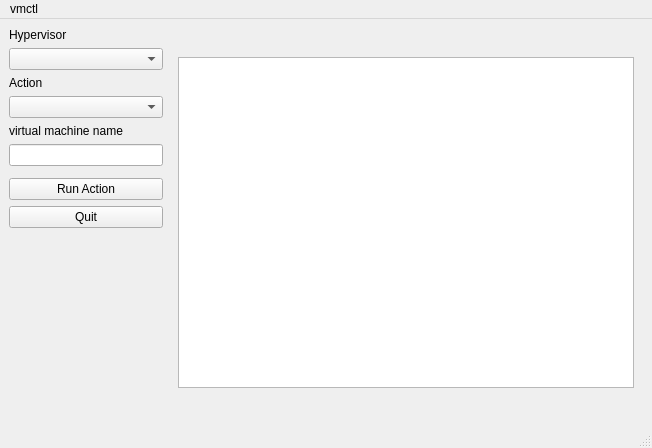
<?xml version="1.0" encoding="UTF-8"?>
<ui version="4.0">
 <class>MainWindow</class>
 <widget class="QMainWindow" name="MainWindow">
  <property name="geometry">
   <rect>
    <x>0</x>
    <y>0</y>
    <width>652</width>
    <height>448</height>
   </rect>
  </property>
  <property name="sizePolicy">
   <sizepolicy hsizetype="Expanding" vsizetype="Expanding">
    <horstretch>0</horstretch>
    <verstretch>0</verstretch>
   </sizepolicy>
  </property>
  <property name="windowTitle">
   <string>MainWindow</string>
  </property>
  <widget class="QWidget" name="centralwidget">
   <property name="sizePolicy">
    <sizepolicy hsizetype="Expanding" vsizetype="Expanding">
     <horstretch>0</horstretch>
     <verstretch>0</verstretch>
    </sizepolicy>
   </property>
   <layout class="QGridLayout" name="gridLayout">
    <item row="0" column="0">
     <widget class="QLabel" name="hypervisorLabel">
      <property name="text">
       <string>Hypervisor</string>
      </property>
     </widget>
    </item>
    <item row="7" column="0">
     <widget class="QPushButton" name="runPushButton">
      <property name="text">
       <string>Run Action</string>
      </property>
     </widget>
    </item>
    <item row="8" column="0">
     <widget class="QPushButton" name="quitPushButton">
      <property name="text">
       <string>Quit</string>
      </property>
     </widget>
    </item>
    <item row="5" column="0">
     <widget class="QLineEdit" name="vmNameLineEdit"/>
    </item>
    <item row="1" column="0">
     <widget class="QComboBox" name="hypervisorComboBox"/>
    </item>
    <item row="13" column="4">
     <spacer name="horizontalSpacer_3">
      <property name="orientation">
       <enum>Qt::Orientation::Horizontal</enum>
      </property>
      <property name="sizeHint" stdset="0">
       <size>
        <width>40</width>
        <height>20</height>
       </size>
      </property>
     </spacer>
    </item>
    <item row="1" column="2" rowspan="11" colspan="3">
     <widget class="QStackedWidget" name="stackedWidget">
      <property name="sizePolicy">
       <sizepolicy hsizetype="Expanding" vsizetype="Expanding">
        <horstretch>0</horstretch>
        <verstretch>0</verstretch>
       </sizepolicy>
      </property>
      <property name="currentIndex">
       <number>3</number>
      </property>
      <widget class="QWidget" name="page">
       <widget class="QRadioButton" name="headlessRadioButton">
        <property name="geometry">
         <rect>
          <x>20</x>
          <y>20</y>
          <width>99</width>
          <height>20</height>
         </rect>
        </property>
        <property name="text">
         <string>Headless</string>
        </property>
       </widget>
      </widget>
      <widget class="QWidget" name="page_2">
       <widget class="QRadioButton" name="hardRadioButton">
        <property name="geometry">
         <rect>
          <x>20</x>
          <y>20</y>
          <width>99</width>
          <height>20</height>
         </rect>
        </property>
        <property name="text">
         <string>Hard</string>
        </property>
       </widget>
      </widget>
      <widget class="QWidget" name="page_4"/>
      <widget class="QWidget" name="page_3">
       <layout class="QVBoxLayout" name="verticalLayout">
        <item>
         <widget class="QTextBrowser" name="textBrowser"/>
        </item>
       </layout>
      </widget>
     </widget>
    </item>
    <item row="13" column="2">
     <spacer name="horizontalSpacer">
      <property name="orientation">
       <enum>Qt::Orientation::Horizontal</enum>
      </property>
      <property name="sizeHint" stdset="0">
       <size>
        <width>40</width>
        <height>20</height>
       </size>
      </property>
     </spacer>
    </item>
    <item row="3" column="0">
     <widget class="QComboBox" name="actionComboBox"/>
    </item>
    <item row="2" column="0">
     <widget class="QLabel" name="actionLabel">
      <property name="text">
       <string>Action</string>
      </property>
     </widget>
    </item>
    <item row="4" column="0">
     <widget class="QLabel" name="vmNameLabel">
      <property name="text">
       <string>virtual machine name</string>
      </property>
     </widget>
    </item>
    <item row="13" column="3">
     <spacer name="horizontalSpacer_2">
      <property name="orientation">
       <enum>Qt::Orientation::Horizontal</enum>
      </property>
      <property name="sizeHint" stdset="0">
       <size>
        <width>40</width>
        <height>20</height>
       </size>
      </property>
     </spacer>
    </item>
    <item row="9" column="0">
     <spacer name="verticalSpacer">
      <property name="orientation">
       <enum>Qt::Orientation::Vertical</enum>
      </property>
      <property name="sizeHint" stdset="0">
       <size>
        <width>20</width>
        <height>40</height>
       </size>
      </property>
     </spacer>
    </item>
   </layout>
  </widget>
  <widget class="QMenuBar" name="menubar">
   <property name="geometry">
    <rect>
     <x>0</x>
     <y>0</y>
     <width>652</width>
     <height>39</height>
    </rect>
   </property>
   <widget class="QMenu" name="menuvmctl">
    <property name="title">
     <string>vmctl</string>
    </property>
   </widget>
   <addaction name="menuvmctl"/>
  </widget>
  <widget class="QStatusBar" name="statusbar"/>
 </widget>
 <resources/>
 <connections/>
</ui>
